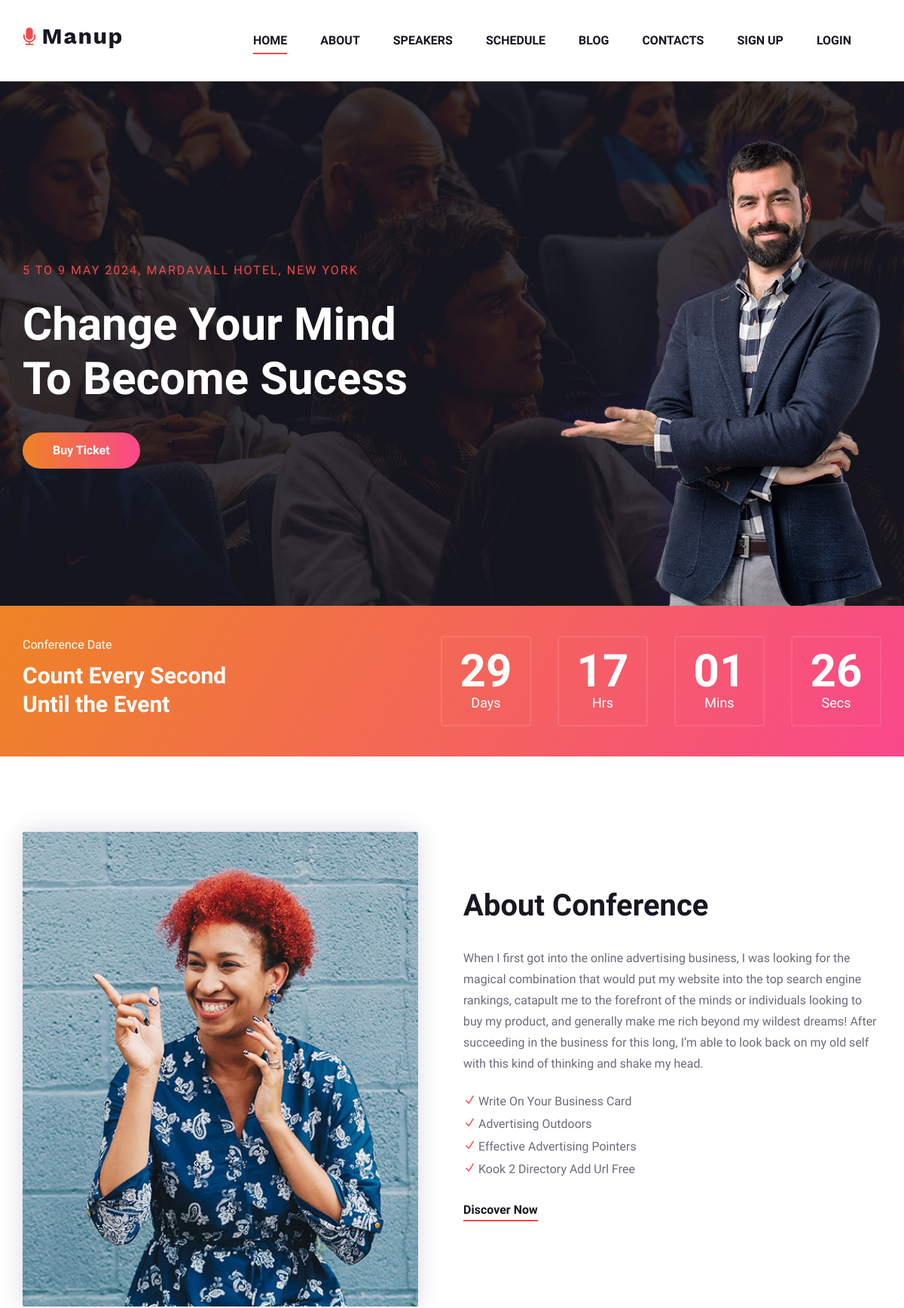
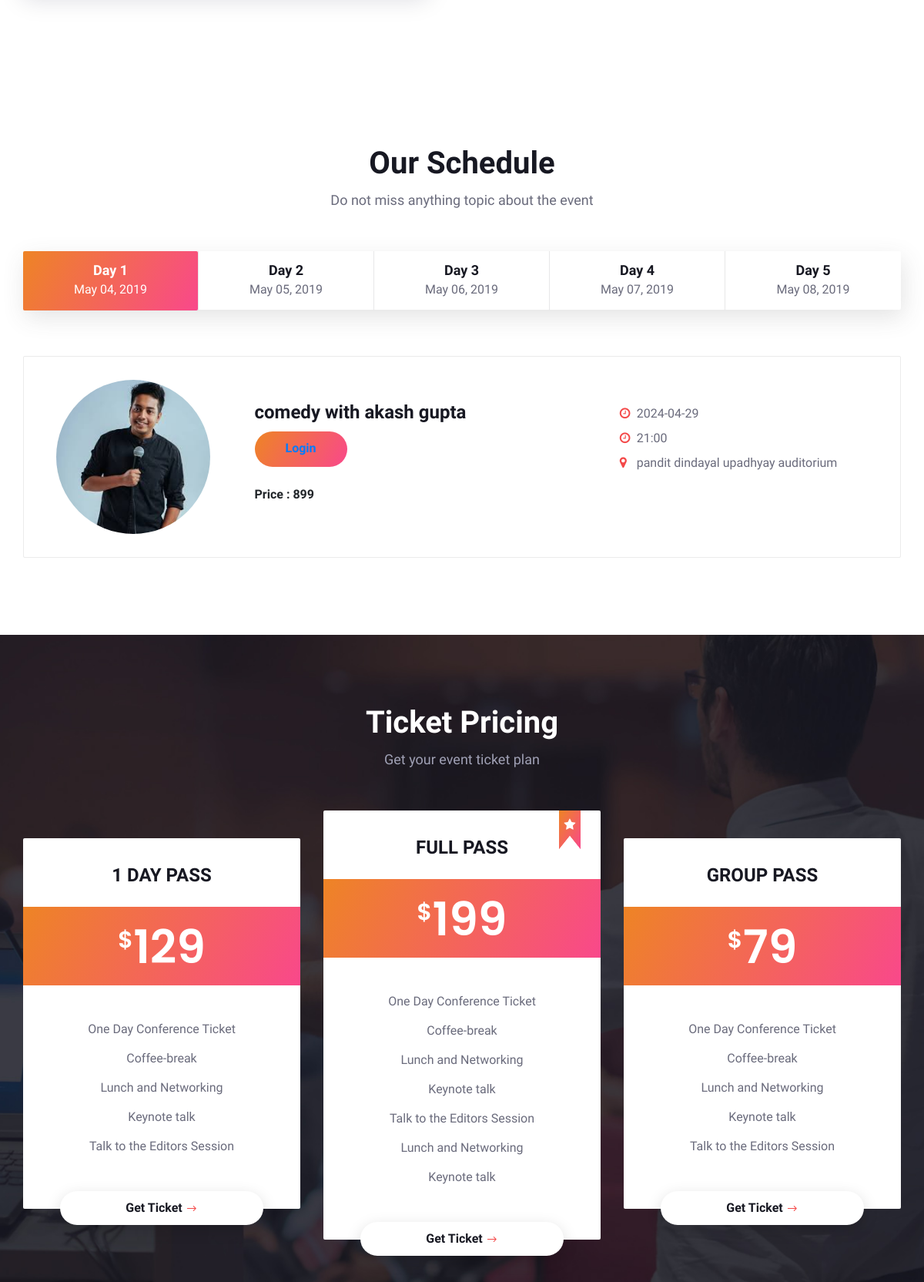
/event-details/3/ (upper part), run on the app's committed database (2 pictures, top to bottom).
### myapp/models.py (models this page shows, shortened)
class Event(models.Model):
	manager=models.ForeignKey(User,on_delete=models.CASCADE)
	event_name=models.CharField(max_length=100)
	event_date=models.CharField(max_length=100)
	event_time=models.CharField(max_length=100)
	event_venue=models.TextField()
	event_picture=models.ImageField(upload_to="event_picture/")
	event_price=models.PositiveIntegerField()

### myapp/views.py (the view)
# urls.py: path('event-details/<int:pk>/',views.event_details,name='event-details'),
def event_details(request,pk):
	event=Event.objects.get(pk=pk)
	return render(request,'event_details.html',{'event':event})

### myapp/templates/event_details.html (shortened to what this page needs)
{% extends 'header.html' %}
{% load static %}
{% block content %}
<!DOCTYPE html>
<html lang="zxx">
<head>
</head>
<body>
    <section class="hero-section set-bg" data-setbg="{% static 'assets/img/hero.jpg' %}">
        <div class="container">
            <div class="row">
                <div class="col-lg-7">
                    <div class="hero-text">
                        <span>5 to 9 may 2024, mardavall hotel, New York</span>
                        <h2>Change Your Mind<br /> To Become Sucess</h2>
                        <a href="#" class="primary-btn">Buy Ticket</a>
                    </div>
                </div>
                <div class="col-lg-5">
                    <img src="{% static 'assets/img/hero-right.png' %}">
                </div>
            </div>
        </div>
    </section>
    <section class="counter-section bg-gradient">
        <div class="container">
            <div class="row">
                <div class="col-lg-4">
                    <div class="counter-text">
                        <span>Conference Date</span>
                        <h3>Count Every Second <br />Until the Event</h3>
                    </div>
                </div>
                <div class="col-lg-8">
                    <div class="cd-timer" id="countdown">
                    </div>
                </div>
            </div>
        </div>
    </section>
    <section class="home-about-section spad">
        <div class="container">
            <div class="row">
                <div class="col-lg-6">
                    <div class="ha-pic">
                        <img src="{% static 'assets/img/h-about.jpg' %}" alt="">
                    </div>
                </div>
                <div class="col-lg-6">
                    <div class="ha-text">
                        <h2>About Conference</h2>
                        <p>When I first got into the online advertising business, I was looking for the magical
                            combination that would put my website into the top search engine rankings, catapult me to
                            the forefront of the minds or individuals looking to buy my product, and generally make me
                            rich beyond my wildest dreams! After succeeding in the business for this long, I’m able to
                            look back on my old self with this kind of thinking and shake my head.</p>
                        <ul>
                            <li><span class="icon_check"></span> Write On Your Business Card</li>
                            <li><span class="icon_check"></span> Advertising Outdoors</li>
                            <li><span class="icon_check"></span> Effective Advertising Pointers</li>
                            <li><span class="icon_check"></span> Kook 2 Directory Add Url Free</li>
                        </ul>
                        <a href="#" class="ha-btn">Discover Now</a>
                    </div>
                </div>
            </div>
        </div>
    </section>
    <section class="schedule-section spad">
        <div class="container">
            <div class="row">
                <div class="col-lg-12">
                    <div class="section-title">
                        <h2>Our Schedule</h2>
                        <p>Do not miss anything topic about the event</p>
                    </div>
                </div>
            </div>
            <div class="row">
                <div class="col-lg-12">
                    <div class="schedule-tab">
                        <ul class="nav nav-tabs" role="tablist">
                            <li class="nav-item">
                                <a class="nav-link active" data-toggle="tab" href="#tabs-1" role="tab">
                                    <h5>Day 1</h5>
                                    <p>May 04, 2019</p>
                                </a>
                            </li>
                            <li class="nav-item">
                                <a class="nav-link" data-toggle="tab" href="#tabs-2" role="tab">
                                    <h5>Day 2</h5>
                                    <p>May 05, 2019</p>
                                </a>
                            </li>
                            <li class="nav-item">
                                <a class="nav-link" data-toggle="tab" href="#tabs-3" role="tab">
                                    <h5>Day 3</h5>
                                    <p>May 06, 2019</p>
                                </a>
                            </li>
                            <li class="nav-item">
                                <a class="nav-link" data-toggle="tab" href="#tabs-4" role="tab">
                                    <h5>Day 4</h5>
                                    <p>May 07, 2019</p>
                                </a>
                            </li>
                            <li class="nav-item">
                                <a class="nav-link" data-toggle="tab" href="#tabs-5" role="tab">
                                    <h5>Day 5</h5>
                                    <p>May 08, 2019</p>
                                </a>
                            </li>
                        </ul>
                        <div class="tab-content">
                            <div class="tab-pane active" id="tabs-1" role="tabpanel">
                                <div class="st-content">
                                    <div class="container">
                                        <div class="row">
                                            <div class="col-lg-3">
                                                <div class="sc-pic">
                                                    <img src="{{event.event_picture.url}}" style="height: 200px; width: 200px;" >
                                                </div>
                                            </div>
                                            <div class="col-lg-5">
                                                <div class="sc-text">
                                                    <h4>{{event.event_name}}</h4>
                                                    <ul>
                                                    <div>
                                                        {% if request.session.email %}
                                                       <button type="submit" class="site-btn"><a href="{% url 'book-event' pk=event.pk %}">book Event</a></button>
                                                            {% else %}
                                                         <button type="submit" class="site-btn"><a href="{% url 'login' %}">Login</a></button>
                                                         <br><br>
                                                         <b>Price : {{event.event_price}}</b>
                                                            {% endif %}
                                                         </div>
                                                    </ul>
                                                </div>
                                            </div>
                                            <div class="col-lg-4">
                                                <ul class="sc-widget">
                                                      <li><i class="fa fa-clock-o"></i>{{event.event_date}}</li>
                                                    <li><i class="fa fa-clock-o"></i>{{event.event_time}}</li>
                                                    <li><i class="fa fa-map-marker"></i> {{event.event_venue}}
                                                    </li>
                                                </ul>
                                            </div>
                                        </div>
                                    </div>
                                </div>
                            </div>
                        </div>
                    </div>
                </div>
            </div>
        </div>
    </section>
    <section class="pricing-section set-bg spad" data-setbg="{% static 'assets/img/pricing-bg.jpg' %}">
        <div class="container">
            <div class="row">
                <div class="col-lg-12">
                    <div class="section-title">
                        <h2>Ticket Pricing</h2>
                        <p>Get your event ticket plan</p>
                    </div>
                </div>
            </div>
            <div class="row justify-content-center">
                <div class="col-lg-4 col-md-8">
                    <div class="price-item">
                        <h4>1 Day Pass</h4>
                        <div class="pi-price">
                            <h2><span>$</span>129</h2>
                        </div>
                        <ul>
                            <li>One Day Conference Ticket</li>
                            <li>Coffee-break</li>
                            <li>Lunch and Networking</li>
                            <li>Keynote talk</li>
                            <li>Talk to the Editors Session</li>
                        </ul>
                        <a href="#" class="price-btn">Get Ticket <span class="arrow_right"></span></a>
                    </div>
                </div>
                <div class="col-lg-4 col-md-8">
                    <div class="price-item top-rated">
                        <div class="tr-tag">
                            <i class="fa fa-star"></i>
                        </div>
                        <h4>Full Pass</h4>
                        <div class="pi-price">
                            <h2><span>$</span>199</h2>
                        </div>
                        <ul>
                            <li>One Day Conference Ticket</li>
                            <li>Coffee-break</li>
                            <li>Lunch and Networking</li>
                            <li>Keynote talk</li>
                            <li>Talk to the Editors Session</li>
                            <li>Lunch and Networking</li>
                            <li>Keynote talk</li>
                        </ul>
                        <a href="#" class="price-btn">Get Ticket <span class="arrow_right"></span></a>
                    </div>
                </div>
                <div class="col-lg-4 col-md-8">
                    <div class="price-item">
                        <h4>Group Pass</h4>
                        <div class="pi-price">
                            <h2><span>$</span>79</h2>
                        </div>
                        <ul>
                            <li>One Day Conference Ticket</li>
                            <li>Coffee-break</li>
                            <li>Lunch and Networking</li>
                            <li>Keynote talk</li>
                            <li>Talk to the Editors Session</li>
                        </ul>
                        <a href="#" class="price-btn">Get Ticket <span class="arrow_right"></span></a>
                    </div>
                </div>
            </div>
        </div>
    </section>
</body>
</html>
{% endblock %}

### data on the page
Event: event_picture (picture), event_name "comedy with akash gupta", event_price "899", event_date "2024-04-29", event_time "21:00", event_venue "pandit dindayal upadhyay auditorium"
